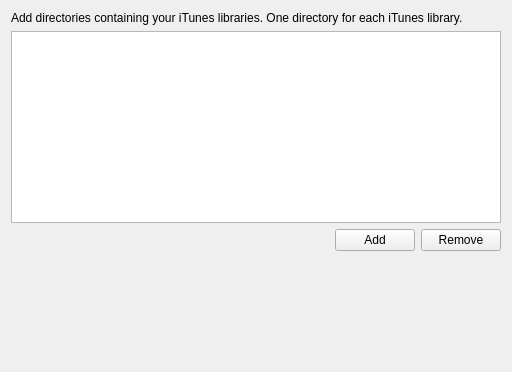
<?xml version="1.0" encoding="UTF-8"?>
<ui version="4.0">
 <class>SettingsITunes</class>
 <widget class="QWidget" name="SettingsITunes">
  <property name="geometry">
   <rect>
    <x>0</x>
    <y>0</y>
    <width>512</width>
    <height>372</height>
   </rect>
  </property>
  <property name="windowTitle">
   <string>Form</string>
  </property>
  <layout class="QVBoxLayout" name="verticalLayout">
   <item>
    <widget class="QLabel" name="label">
     <property name="text">
      <string>Add directories containing your iTunes libraries. One directory for each iTunes library.</string>
     </property>
     <property name="wordWrap">
      <bool>true</bool>
     </property>
    </widget>
   </item>
   <item>
    <widget class="QListWidget" name="m_list">
     <property name="uniformItemSizes">
      <bool>false</bool>
     </property>
    </widget>
   </item>
   <item>
    <layout class="QHBoxLayout" name="horizontalLayout">
     <item>
      <spacer name="horizontalSpacer">
       <property name="orientation">
        <enum>Qt::Horizontal</enum>
       </property>
       <property name="sizeHint" stdset="0">
        <size>
         <width>40</width>
         <height>20</height>
        </size>
       </property>
      </spacer>
     </item>
     <item>
      <widget class="QPushButton" name="m_addButton">
       <property name="text">
        <string>Add</string>
       </property>
      </widget>
     </item>
     <item>
      <widget class="QPushButton" name="m_removeButton">
       <property name="text">
        <string>Remove</string>
       </property>
      </widget>
     </item>
    </layout>
   </item>
   <item>
    <spacer name="verticalSpacer">
     <property name="orientation">
      <enum>Qt::Vertical</enum>
     </property>
     <property name="sizeHint" stdset="0">
      <size>
       <width>20</width>
       <height>40</height>
      </size>
     </property>
    </spacer>
   </item>
  </layout>
 </widget>
 <resources/>
 <connections/>
</ui>
